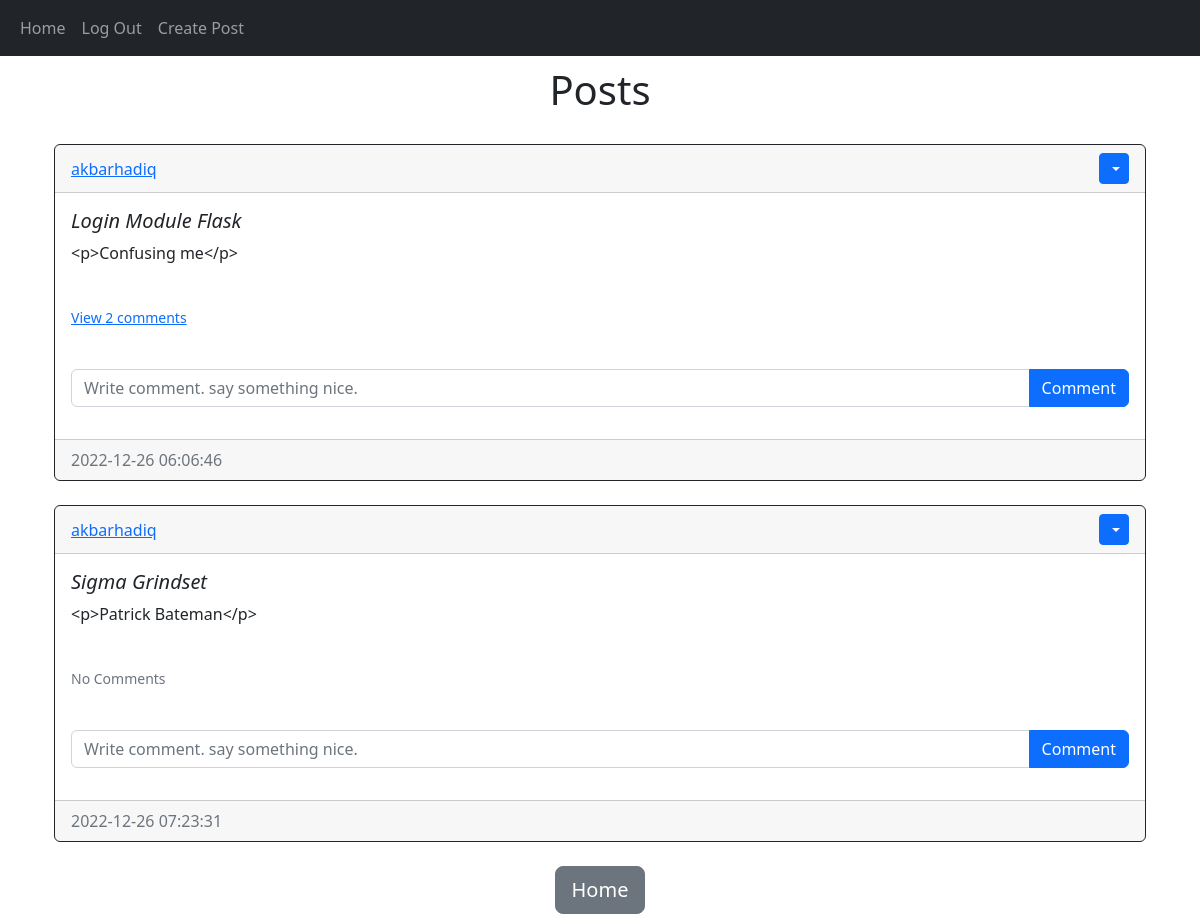
Page /posts/akbarhadiq (signed in) on the committed database.
### website/models.py (models this page shows)
class Post(db.Model):
    id = db.Column(db.Integer, primary_key=True)
    title = db.Column(db.String(255), nullable=False)
    author = db.Column(db.Integer, db.ForeignKey('user.id', ondelete="CASCADE"), nullable=False) # even if the User in model is uppercase, in foreign key relation it is represented in lowercase.
    date_created = db.Column(db.DateTime(timezone=True), default=func.now())
    post_text = db.Column(db.String(10000), nullable=False)
    comments = db.relationship('Comment', backref='post', passive_deletes=True)

class User(db.Model, UserMixin): # --> user mixin inheritance is only used where db user need to be logged in using flask_login frame
    id = db.Column(db.Integer, primary_key=True)
    email = db.Column(db.String(150), unique=True, nullable=False)
    username = db.Column(db.String(150), unique=True, nullable=False)
    password = db.Column(db.String(150), nullable=False)
    date_created = db.Column(db.DateTime(timezone=True), default=func.now())
    posts = db.relationship('Post', backref='user', passive_deletes=True)
    comments = db.relationship('Comment', backref='user', passive_deletes=True)

### website/views.py (the view)
@views.route("/posts/<username>")
@login_required
def posts(username):
    user = User.query.filter_by(username=username).first()
    if not user:
        flash("User does not exists!", category='error')
        return redirect(url_for('views.home'))
    else:
        post = user.posts
        return render_template("posts.html", user=current_user, posts=post, username=username)

### website/__init__.py (called while the page is built)
def create_app():
    app = Flask(__name__)
    app.config['SECRET_KEY'] = 'a secret string'
    app.app_context().push()
    app.config['SQLALCHEMY_DATABASE_URI'] = f'sqlite:///{DB_NAME}'
    db.init_app(app)
    ckeditor.init_app(app)
    from .models import User, Post, Comment
    create_database(app)
    login_manager = LoginManager()
    login_manager.login_view = "auth.login" # redirect anon user who tries to see a page that have login_required.
    login_manager.init_app(app)
    @login_manager.user_loader # user loader login
    def load_user(id):
        return User.query.get(int(id))
    from .views import views
    app.register_blueprint(views, url_prefix="/")
    from .auth import auth
    app.register_blueprint(auth, url_prefix="/")
    return app

### website/templates/posts.html (shortened to what this page needs)
{% extends "post_div.html" %}
{% block footer%}
<div align="center">
    <a href="/home"><button class="btn btn-secondary btn-lg">Home</button></a>
</div>
{% endblock %}

### website/templates/post_div.html (shortened to what this page needs)
{% extends "base.html" %}
{% block content %}
<h1 align="center" style="padding-top: 10px;">{% block header %}Posts{% endblock %}</h1>
<div class="container" id="posts" style="padding-top: 2%;">
    {% for post in posts %}
        <div class="card border-dark">
            <div class="card-header d-flex justify-content-between align-items-center">
                <a href="/posts/{{post.user.username}}">{{post.user.username}}</a>
                {% if user.id == post.author%}
                <div class="dropdown">
                    <button type="button" class="btn btn-sm btn-primary dropdown-toggle" data-bs-toggle="dropdown">
                    </button>
                </div>
                {% endif %}
            </div>
            <div class="card-body">
                <div class="card-text">
                    <h5><em>{{post.title}}</em></h5>
                    <p>{{post.post_text|e}}</p>
                </div>
                <br>
                <p class="card-text">
                {% if post.comments|length > 0 %}
                    <a href="#comments-{{post.id}}" data-bs-toggle="collapse" role="button">
                        <small>View {{post.comments|length}} comments</small>
                    </a>
                {% else %}
                    <small class="text-muted">No Comments</small>
                {% endif %}
                </p>
                <br>
                <form action="/create-comment/{{post.id}}" class="input-group mb-3" method="post">
                    <input type="text" id="text" name="text" class="form-control" placeholder="Write comment. say something nice."/>
                    <button type="submit" class="btn btn-primary">Comment</button>
                </form>
            </div>
            <div class="card-footer text-muted">
                {{post.date_created |e}}
            </div>
        </div>
        <br>
    {% endfor %}
    {% block footer %}{% endblock %}
</div>
{% endblock %}

### rows in the picture
Post: user.username "akbarhadiq", title "Login Module Flask", post_text "<p>Confusing me</p>", comments|length "2", date_created "2022-12-26 06:06:46"
Post: user.username "akbarhadiq", title "Sigma Grindset", post_text "<p>Patrick Bateman</p>", shows "No Comments", date_created "2022-12-26 07:23:31"
